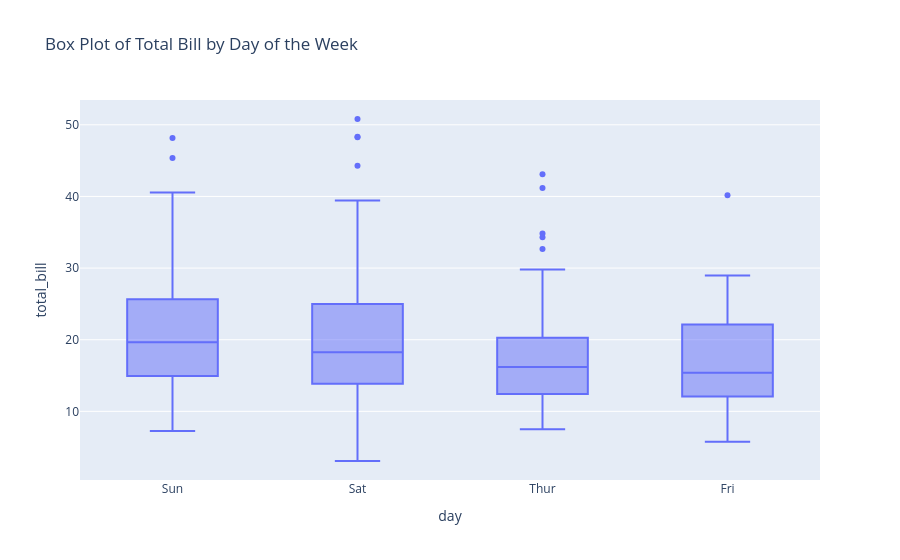

Notebook cell for this chart:
### Markdown cell above
### 1. Boxplot

A box plot (or box-and-whisker plot) shows the distribution of quantitative data across categories in a way that facilitates comparisons between variables or across levels of a categorical variable. The box shows the quartiles of the dataset while the whiskers extend to show the rest of the distribution, except for points that are determined to be “outliers” using a method that is a function of the inter-quartile range.

### Code cell
# Creating a box plot for 'total_bill' grouped by 'day' of the week
px.box(tips, x='day', y='total_bill', title='Box Plot of Total Bill by Day of the Week')

### Figure 1 — Plotly figure (JSON) as saved in the notebook; plotly's stock layout.template omitted (floating-point values rounded to 4 significant figures; data arrays with more than 128 entries replaced by an {"elided": "..."} marker saying what was removed)
{"data": [{"alignmentgroup": "True", "hovertemplate": "day=%{x}<br>total_bill=%{y}<extra></extra>", "legendgroup": "", "marker": {"color": "#636efa"}, "name": "", "notched": false, "offsetgroup": "", "orientation": "v", "showlegend": false, "type": "box", "x": {"elided": "244 str values"}, "x0": " ", "xaxis": "x", "y": {"elided": "244 float values"}, "y0": " ", "yaxis": "y"}], "layout": {"boxmode": "group", "legend": {"tracegroupgap": 0}, "title": {"text": "Box Plot of Total Bill by Day of the Week"}, "xaxis": {"anchor": "y", "domain": [0, 1], "title": {"text": "day"}}, "yaxis": {"anchor": "x", "domain": [0, 1], "title": {"text": "total_bill"}}}}
